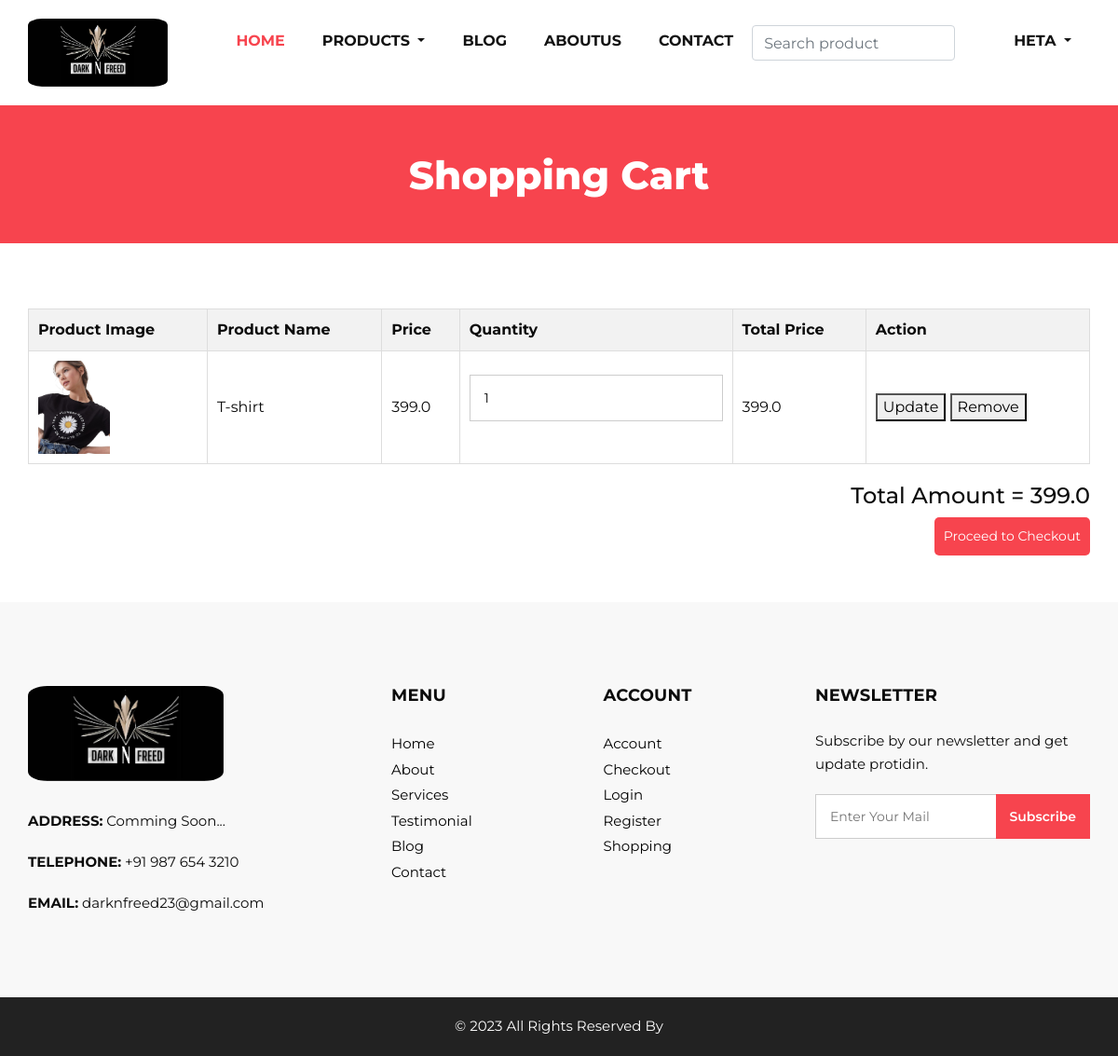
/product/showcart/ (signed in), run on an earlier commit of the app's database.
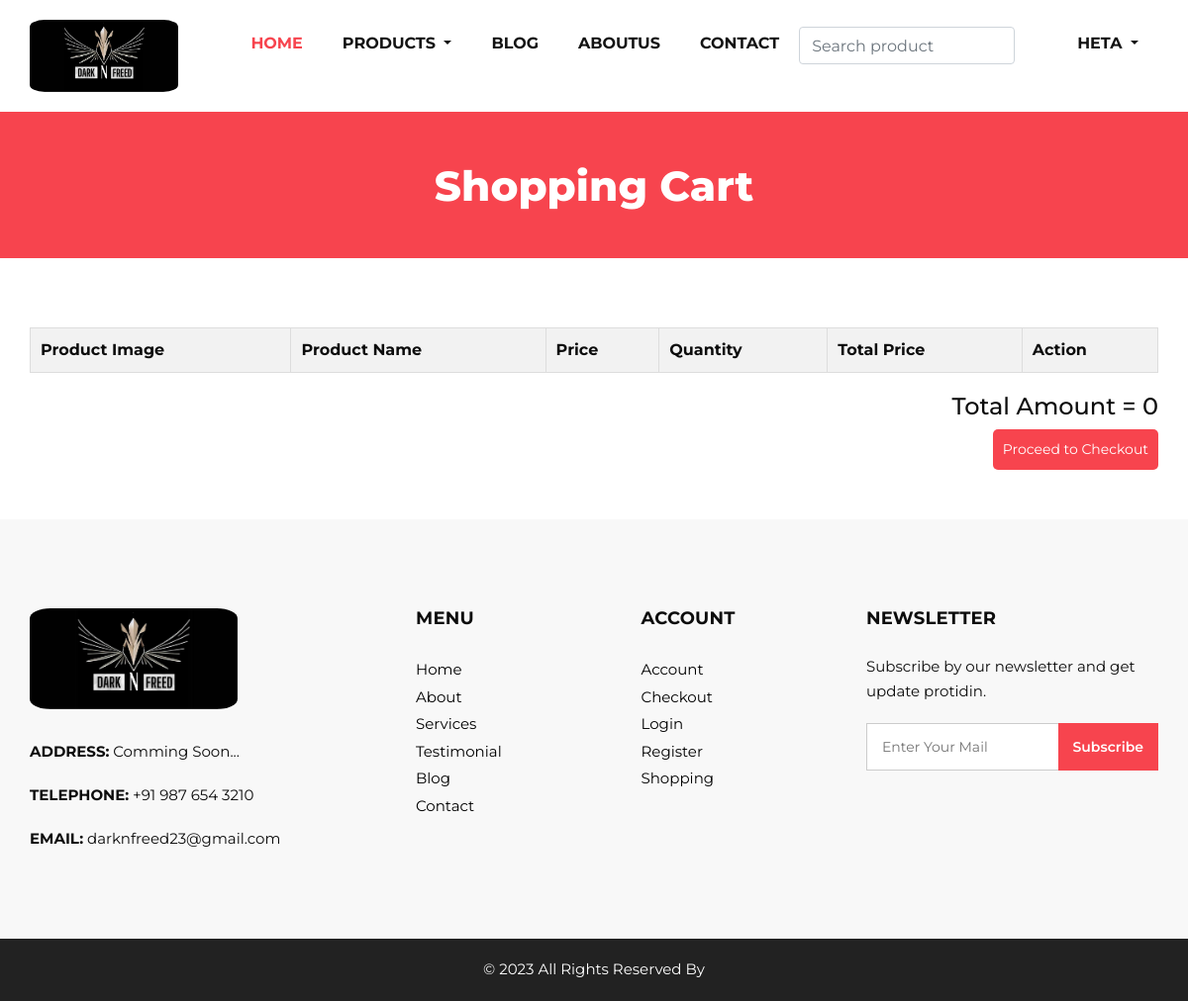
And on a later commit of the database.
### authsystem/models.py (models this page shows)
class CustomUser(AbstractUser):
    gender_choice = models.CharField(max_length=20, choices=gender_choice,default='male')
    contact = models.CharField(max_length=10, default='')
    area_name = models.CharField(max_length=200,blank=True,null=True)
    pin_code = models.IntegerField(blank=True,null=True)
    address = models.CharField(max_length=100,blank=True,null=True)
    email = models.EmailField(default='name@email.com', blank=True, null=True)
    groups = models.ManyToManyField(Group, related_name='customuser_groups')
    user_permissions = models.ManyToManyField(Permission, related_name='customuser_permissions')

### product/models.py (models this page shows, shortened)
class Cart(models.Model):
    user = models.ForeignKey(CustomUser, on_delete=models.CASCADE, related_name='cartitems')
    product = models.ForeignKey(ProductItem, on_delete=models.CASCADE, related_name="product_cart", null=True, blank=True)
    quantity = models.IntegerField(default=1)
    @property
    def total_cost(self):
        if self.product is not None:
            return self.quantity * self.product.P_Price
        return 0

class ProductItem(models.Model):
    P_name = models.CharField(max_length=100)
    P_Qty = models.IntegerField()
    P_Price = models.FloatField(max_length=15)
    CATAGORY_CHOICES = models.CharField(max_length=1, choices=CATAGORY_CHOICES, default='A')
    P_Image = models.ImageField(upload_to='image', blank=True, null=True)
    P_Desc = models.CharField(max_length=1000)

### product/views.py (the view, shortened to what this page needs)
# urls.py: path("showcart/", views.showcart,name='showcart'),
def showcart(request):
    log_user = CustomUser.objects.get(pk = request.user.id)
    user = request.user
    cart_items = Cart.objects.filter(user_id=user)
    total = sum(item.total_cost for item in cart_items)
    return render(request, 'product/addtocart.html', {'cart_items': cart_items, 'detail': log_user,'total': total,'messages': messages.get_messages(request)})

### templates/product/addtocart.html (shortened to what this page needs)
{% extends 'core/hf.html' %}
{% load static %}
{% block body %}
<section class="inner_page_head">
    <div class="container_fuild">
        <div class="row">
            <div class="col-md-12">
                <div class="full">
                    <h3>Shopping Cart</h3>
                </div>
            </div>
        </div>
    </div>
</section>
<section class="cart_section layout_padding">
    <div class="container">
        <form method="post" action="{% url 'product:showcart' %}">
            <table class="cart-table">
                <thead>
                    <tr>
                        <th>Product Image</th>
                        <th>Product Name</th>
                        <th>Price</th>
                        <th>Quantity</th>
                        <th>Total Price</th>
                        <th>Action</th>
                    </tr>
                </thead>
                <tbody>
                    {% for cart_item in cart_items %}
                    <tr>
                        <td><img src="{{ cart_item.product.P_Image.url }}" height="100" alt="product"></td>
                        <td>{{ cart_item.product.P_name }}</td>
                        <td>{{ cart_item.product.P_Price }}</td>
                        <td>
                            <input type="" name="quantity_{{ cart_item.id }}" value="{{ cart_item.quantity }}">
                        </td>
                        <td>{{ cart_item.total_cost }}</td>
                        <td>
                            <button type="submit" name="update_quantity" value="{{ cart_item.id }}">Update</button>
                            <button type="submit" name="remove_item" value="{{ cart_item.id }}">Remove</button>
                        </td>
                    </tr>
                    {% endfor %}
                </tbody>
            </table>
        </form>
        <div class="cart-total">
            <h4>Total Amount = {{ total }}</h4>
            <a href="{% url 'product:order_create' %}">
                <button type="button" style="background-color: #f7444e;">Proceed to Checkout</button>
            </a>
        </div>
    </div>
</section>
{% endblock %}

### templates/core/hf.html (shortened to what this page needs)
<!DOCTYPE html>
{% load static %}
<html>
<head>
   <link rel="stylesheet" type="text/css" href="{% static '/css/bootstrap.css' %}" />
   <link href="{% static '/css/font-awesome.min.css' %}" rel="stylesheet" />
   <link href="{% static '/css/style.css' %}" rel="stylesheet" />
   <link href="{% static '/css/responsive.css' %}" rel="stylesheet" />
</head>
<body>
   <div class="">
      <header class="header_section">
         <div class="container">
            <nav class="navbar navbar-expand-lg custom_nav-container ">
               <a class="navbar-brand" href="index.html">
                  <img width="150" style="border-radius:10%;" src="{% static '/images/l2.png' %}" alt="#" />
               </a>
               <div class="collapse navbar-collapse" id="navbarSupportedContent">
                  <ul class="navbar-nav">
                     {% if user.is_authenticated %}
                        <li class="nav-item active">
                           <a class="nav-link" href="{% url 'core:home' %}">Home <span class="sr-only">(current)</span></a>
                        </li>
                        <li class="nav-item dropdown">
                           <a class="nav-link dropdown-toggle" href="#" data-toggle="dropdown" role="button"
                              aria-haspopup="true" aria-expanded="true"> <span class="nav-label">Products </a>
                        </li>
                        <li class="nav-item">
                           <a class="nav-link" href="{% url 'core:blog' %}">Blog</a>
                        </li>
                        <li class="nav-item">
                           <a class="nav-link" href="{% url 'core:aboutus' %}">AboutUs</a>
                        </li>
                        <li class="nav-item">
                           <a class="nav-link" href="{% url 'product:contactus' %}">Contact</a>
                        </li>
                        <form method="GET" action="{% url 'core:search' %}" class="form-inline">
                           <input class="form-control mr-sm-2" type="text" name="query" placeholder="Search product"
                              aria-label="Search">
                           <button class="btn  my-2 my-sm-0 nav_search-btn" type="submit">
                           </button>
                        </form>
                        <li class="nav-item dropdown">
                           <a class="nav-link dropdown-toggle" href="#" data-toggle="dropdown" role="button"
                              aria-haspopup="true" aria-expanded="true"> <span class="nav-label"> {{ detail.first_name }}
                                 </a>
                        </li>
                     {% endif %}
                  </ul>
               </div>
            </nav>
         </div>
      </header>
   </div>
   {% block body %}
   {% endblock %}
   <footer>
      <div class="container">
         <div class="row">
            <div class="col-md-4">
               <div class="full">
                  <div class="logo_footer">
                     <a href="{% url 'core:home' %}"><img width="210" style="border-radius:10%;" src="{% static '/images/l2.png' %}"
                           alt="#" /></a>
                  </div>
                  <div class="information_f">
                     <p><strong>ADDRESS:</strong> Comming Soon...</p>
                     <p><strong>TELEPHONE:</strong> +91 987 654 3210</p>
                     <p><strong>EMAIL:</strong> darknfreed23@gmail.com</p>
                  </div>
               </div>
            </div>
            <div class="col-md-8">
               <div class="row">
                  <div class="col-md-7">
                     <div class="row">
                        <div class="col-md-6">
                           <div class="widget_menu">
                              <h3>Menu</h3>
                              <ul>
                                 <li><a href="{% url 'core:home' %}">Home</a></li>
                                 <li><a href="{% url 'core:aboutus' %}">About</a></li>
                                 <li><a href="{% url 'core:home' %}">Services</a></li>
                                 <li><a href="{% url 'core:home' %}">Testimonial</a></li>
                                 <li><a href="{% url 'core:blog' %}">Blog</a></li>
                                 <li><a href="{% url 'product:contactus' %}">Contact</a></li>
                              </ul>
                           </div>
                        </div>
                        <div class="col-md-6">
                           <div class="widget_menu">
                              <h3>Account</h3>
                              <ul>
                                 <li><a href="{% url 'core:profile' %}">Account</a></li>
                                 <li><a href="#">Checkout</a></li>
                                 <li><a href="{% url 'authsystem:login' %}">Login</a></li>
                                 <li><a href="{% url 'authsystem:myregister' %}">Register</a></li>
                                 <li><a href="{% url 'product:product' %}">Shopping</a></li>
                              </ul>
                           </div>
                        </div>
                     </div>
                  </div>
                  <div class="col-md-5">
                     <div class="widget_menu">
                        <h3>Newsletter</h3>
                        <div class="information_f">
                           <p>Subscribe by our newsletter and get update protidin.</p>
                        </div>
                        <div class="form_sub">
                           <form>
                              <fieldset>
                                 <div class="field">
                                    <input type="email" placeholder="Enter Your Mail" name="email" />
                                    <input type="submit" value="Subscribe" />
                                 </div>
                              </fieldset>
                           </form>
                        </div>
                     </div>
                  </div>
               </div>
            </div>
         </div>
      </div>
   </footer>
   <div class="cpy_">
      <p>© 2023 All Rights Reserved By</a></p>
   </div>
</body>
</html>

### static/css/style.css (style rules this page uses)
* { box-sizing: border-box; }
body { font-family: 'Montserrat', sans-serif; color: #0c0c0c; background-color: #ffffff; overflow-x: hidden; }
.layout_padding { padding: 70px 0; }
a, a:hover, a:focus { text-decoration: none; }
.btn, .btn:focus { outline: none !important; -webkit-box-shadow: none; box-shadow: none; }
.header_section { padding: 15px 0; }
.navbar-brand { font-family: 'Playfair Display', serif; }
.custom_nav-container { padding: 0; }
.custom_nav-container .navbar-nav { margin-left: auto; }
.custom_nav-container .navbar-nav .nav-item .nav-link { padding: 5px 20px; color: #131313; text-align: center; text-transform: uppercase; border-radius: 5px; -webkit-transition: all 0.3s; transition: all 0.3s; font-weight: 700; }
.custom_nav-container .navbar-nav .nav-item:hover .nav-link, .custom_nav-container .navbar-nav .nav-item.active .nav-link { color: #f7444e; }
.custom_nav-container .nav_search-btn { width: 35px; height: 35px; padding: 0; border: none; color: #000000; }
.inner_page_head { background: #f7444e; text-align: center; color: #fff; padding-top: 50px; padding-bottom: 40px; }
.inner_page_head h3 { font-size: 42px; font-weight: 800; }
footer { background: #f8f8f8; padding: 90px 0 70px; }
.logo_footer { margin-bottom: 30px; }
.information_f p { margin-bottom: 1.2rem; line-height: 25px; font-size: 15px; }
.widget_menu h3 { font-size: 18px; font-weight: 700; text-transform: uppercase; letter-spacing: 0.2px; margin-bottom: 25px; }
.widget_menu ul { list-style: none; padding: 0; margin: 0; }
.widget_menu ul li { float: left; width: 100%; }
.widget_menu ul li a { font-size: 15px; color: #000; margin-bottom: 0; float: left; width: 100%; margin-top: 5px; }
.field { display: flex; }
.widget_menu { float: left; width: 100%; }
div.form_sub .field input[type="email"], div.form_sub .field input[type="email"]:hover, div.form_sub .field input[type="email"]:focus { padding: 10px 110px 10px 15px; border-radius: 0; border: solid #ccc 1px; font-size: 14px; position: relative; box-shadow: none; width: 100%; height: 48px; }
.form_sub { position: relative; }
.form_sub input[type="email"] + input[type="submit"] { position: absolute; right: 0; background: #f7444e; color: #fff; border: none; top: 0px; font-size: 14px; height: 48px; font-weight: 600; padding: 0 15px; }
form input { background: #fff; border: solid #ccc 1px; padding: 15px 15px; width: 100%; font-size: 14px; margin-bottom: 20px; text-transform: none; line-height: normal; }
form input[type="submit"] { border: none; padding: 15px 45px; width: auto; font-size: 16px; text-transform: none; line-height: normal; margin: 0 auto; display: flex; background: #333; color: #fff; font-weight: 600; transition: ease all 0.1s; }
.cpy_ { background: #222; text-align: center; padding: 20px 0; }
.cpy_ p { margin: 0; color: #fff; font-size: 15px; font-weight: 400; }

### static/css/responsive.css (style rules this page uses)
@media (min-width: 1200px) { .container { max-width: 1170px; } }

### templates/product/addtocart.html (style rules this page uses)
.cart_section { padding: 50px 0; }
.cart-table { width: 100%; border-collapse: collapse; margin-top: 20px; }
.cart-table th, .cart-table td { border: 1px solid #ddd; padding: 10px; text-align: left; }
.cart-table th { background-color: #f2f2f2; }
.cart-total { margin-top: 20px; text-align: right; }
.cart-total h4 { margin-top: 0; }
.cart-total button { background-color: #007bff; color: #fff; border: none; padding: 10px; font-size: 14px; cursor: pointer; border-radius: 5px; }

What changed in the data, as far as the page shows it:
removed Cart: product.P_Image (picture), product.P_name "T-shirt", product.P_Price "399.0", quantity "1", total_cost "399.0", {{ cart_item.id }} 40 (drawn)
Also different on the page:
{{ total }}: "399.0" → "0"
